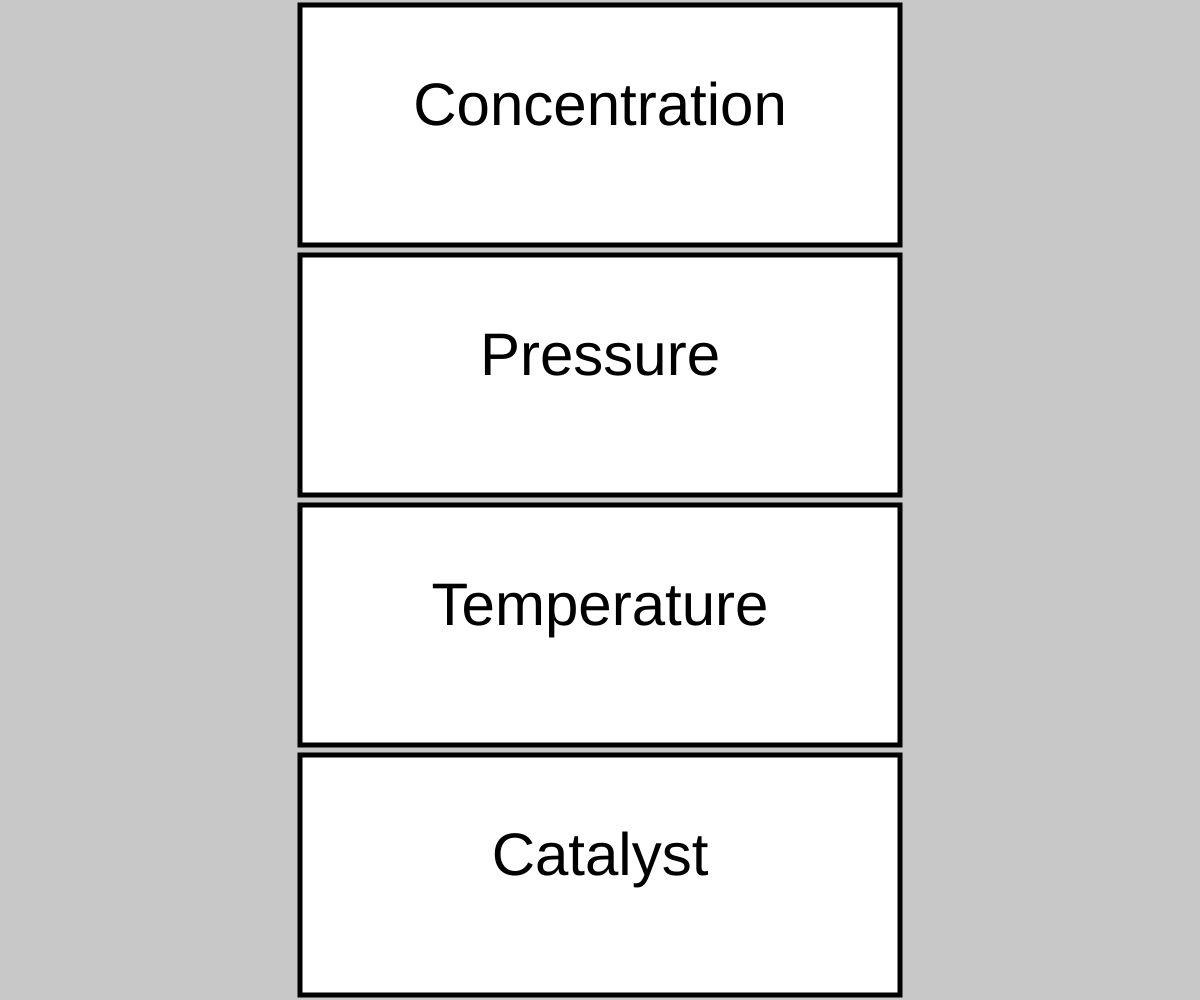
Frame 1 (no input)
Frame 60 (no input): identical to frame 1, image omitted
Frame 120 (the mouse pressed at the canvas centre since frame 60): identical to frame 1, image omitted

The p5.js sketch that drew this single still picture (run headless with seeded random() and noise() and a simulated clock; from frame 60 on, the mouse is pressed at the canvas centre):

// p5.js sketch
// ── sketch.js
// Le Chartier's Principle Teaching Tool (for Ms. Sun)
// Jienan Chen
// March 25, 2019
//
// Extra for Experts:
// The project is dependant on arrays


//state
let state;

//button related
let button;
let buttonX, buttonY;
let buttonWidth, buttonHeight;
let buttonTextSize;
let buttonText = ["Concentration", "Pressure", "Temperature", "Catalyst"];
let buttonAndTextPlacement = [1, 3, 5, 7];
let drawingStates = ["concentration", "pressure", "temperature", "catalyst"];

//Equations related
let colour;
let equationTextXPlacementConstant, equationTextHeightConstant, subscriptHeight;
let equationTextSize, subscriptTextSize;
let xCors = [2, 4, 6, 8, 10, 12, 14, 16];
let subXCorsGeneral = [4, 10];
let generalEquation = ["1", "H", "+", "1", "Cl", "<=>", "2", "HCl"];
let fillColoursOriginal = ["black", "dodgerBlue", "black", "black", "dodgerBlue", "black", "black", "dodgerBlue"];

//concentration related
let concentrationMoreReactantOne = ["black", "magenta", "black", "black", "blue", "black", "black", "magenta"];
let concentrationMoreReactantTwo = ["black", "blue", "black", "black", "magenta", "black", "black", "magenta"];
let concentrationMoreProduct = ["black", "red", "black", "black", "red", "black", "black", "magenta"];
let concentrationLessReactantOne = ["black", "purple", "black", "black", "red", "black", "black", "blue"];
let concentrationLessReactantTwo = ["black", "red", "black", "black", "purple", "black", "black", "blue"];
let concentrationLessProduct = ["black", "blue", "black", "black", "blue", "black", "black", "magenta"];
let concentrationInfo = ["On your keyboard, click 1 to increase the concentration of hydrogen;", "2 to increase that of Chlorine; and 3 to increase that of HCl.", "3 will lower the concentration of hydrogen; 2 will lower that of chlorine; and", "3, that of HCl."];
let concentrationXCors = [0, 20, 40, 60];

//pressure related
let pressureEquation = ["1", "N", "+", "3", "H", "<=>", "2", "NH"];
let pressureSubscripts = ["2", "2", "3"];
let subXCorsPressure = [4, 10, 16.3];
let increasePressure = ["black", "magenta", "black", "black", "magenta", "black", "black", "red"];
let decreasePressure = ["black", "purple", "black", "black", "purple", "black", "black", "blue"];
let pressureInfo = ["On your keyboard, click 1 to increase the pressure;", "click 2 to decrease the pressure."];
let pressureXCors = [40, 60];

//temperature related
let heatX = [6, 15,];
let heatLocal;
let moreHeat = ["black", "blue", "black", "black", "blue", "black", "black", "red"];
let lessHeat = ["black", "red", "black", "black", "red", "black", "black", "blue"];
let tempInfo = ["On your keyboard, click 1 to increase the temperature;", "click 2 to decrease the temperature."];
let tempXCors = [20, 40];

//instruction related
let instructionHeight;
let legend = ["(in terms of concentration:) red = increased; dark blue (more than present shade) = decreased", "magenta = increased and decreased; purple = decreased and increased"];
let restartAndBack = "Click BACKSPACE to restart. Use LEFT_ARROW to return to menu."
let legendXCors = [90, 110];

//set up necessary "components"
function setup() {
  //canvas dimensions
  createCanvas(windowWidth, windowHeight);
  
  //button placement
  rectMode(CENTER);

  //button variables assigned values;
  buttonX = width / 2;
  buttonY = height / 8;
  buttonWidth = width / 2;
  buttonHeight = height / 4 - 10;
  buttonTextSize = (height / 4 - 10) / 4;

  //colour defined
  colour = fillColoursOriginal;

  //equation variables assigned values
  equationTextSize = height / 16;
  equationTextXPlacementConstant = width / 19;
  equationTextHeightConstant = height / 2;
  
  //subscript variables assigned values
  subscriptTextSize = height * 0.03;
  subscriptHeight = height / 32 * 17;

  //heat variables assigned values
  heatHeight = height / 3;
  heatLocal = random(heatX);
  
  //instructions variable assigned value
  instructionHeight = height * 0.63;

  //state defined
  state = "buttons";
}

function draw() {
  //what displays on the screen

  if (state === "buttons") {
    background(200);
    drawButtons();
    colour = fillColoursOriginal;
  }

  else if (state === "concentration") {
    background(255);
    writeGeneralEquation();
    addSubscriptsGeneral();
    concentrationInstructionsAndExplenation();
    printRestartAndBack();
  }
  
  else if (state === "pressure") {
    background(255);
    writePressureEquation();
    addSubscriptsPressure();
    pressureInstructionsAndExplenation()
    printRestartAndBack();
  }

  else if (state === "temperature") {
    background(255);
    writeGeneralEquation();
    addSubscriptsGeneral();
    writeInHeat();
    tempInstructionsAndExplenation();
    printRestartAndBack();
  }
  
  else if (state === "catalyst"){
    background(255);
    writeGeneralEquation();
    addSubscriptsGeneral();
    catalystExplenationEtAl();
  }
}

function drawButtons() {
  //draws the 4 buttons

  textAlign(CENTER);
  textSize(buttonTextSize);
  for (let i = 0; i < buttonAndTextPlacement.length; i++) {
    fill("white");
    strokeWeight(5);
    rect(buttonX, buttonAndTextPlacement[i] * buttonY, buttonWidth, buttonHeight);
    fill("black");
    text(buttonText[i], buttonX, buttonAndTextPlacement[i] * buttonY);
  }
}

function writeGeneralEquation() {
  //writes the main equation

  textAlign(CENTER);
  textSize(equationTextSize);
  for (let i = 0; i < xCors.length; i++) {
    fill(colour[i]);
    text(generalEquation[i], equationTextXPlacementConstant * xCors[i], equationTextHeightConstant);
  }
}

function writePressureEquation() {
  //writes the unique pressure equation

  textAlign(CENTER);
  textSize(equationTextSize);
  for (let i = 0; i < xCors.length; i++) {
    fill(colour[i]);
    text(pressureEquation[i], equationTextXPlacementConstant * xCors[i], equationTextHeightConstant);
  }
}

function writeInHeat() {
  //places HEAT either on left or right side of equation

  textAlign(CENTER);
  textSize(equationTextSize * 0.5);
  fill("red");
  text("HEAT", equationTextXPlacementConstant * heatLocal, heatHeight);
}

function addSubscriptsGeneral(){
  //adds in subscripts

  textAlign(CENTER);
  fill("black");
  textSize(subscriptTextSize);
  for (let i = 0; i < subXCorsGeneral.length; i++) {
    text("2", equationTextXPlacementConstant * subXCorsGeneral[i] + 20, subscriptHeight);
  } 
}

function addSubscriptsPressure(){
  //adds in the subscripts related to the pressure equation

  textAlign(CENTER);
  fill("black");
  textSize(subscriptTextSize);
    for (let i = 0; i < subXCorsPressure.length; i++) {
    text(pressureSubscripts[i], equationTextXPlacementConstant * subXCorsPressure[i] + 20, subscriptHeight);
    }
}

function concentrationInstructionsAndExplenation(){
  //adds in the explenation for how to use the keyboard when state = concentration

  fill("black");
  textAlign(LEFT);
  textSize(height* 0.03);
  for (let i = 0; i < concentrationInfo.length; i++){
    text(concentrationInfo[i], 30, instructionHeight + concentrationXCors[i]);
  }
  for (let i = 0; i < legend.length; i++){
    text(legend[i], 30, instructionHeight + legendXCors[i]);
  }
}

function pressureInstructionsAndExplenation(){
  //adds in the explenation for how to use the keyboard when state = pressure

  fill("black");
  textAlign(LEFT);
  textSize(height* 0.03);
  for (let i = 0; i < pressureInfo.length; i++){
    text(pressureInfo[i], 30, instructionHeight + pressureXCors[i]);
    text(legend[i], 30, instructionHeight + legendXCors[i]);
  } 
}

function tempInstructionsAndExplenation(){
  //adds in the explenation for how to use the keyboard when state = temperature

  fill("black");
  textAlign(LEFT);
  textSize(height* 0.03);
  for (let i = 0; i < tempInfo.length; i++){
    text(tempInfo[i], 30, instructionHeight + tempXCors[i]);
    text(legend[i], 30, instructionHeight + legendXCors[i]);
  }
  //places the HEAT in a (potential) new spot
 text("Click 0 to (potentially) change the position of HEAT (endo/exo).", 25, instructionHeight + 65 ); 
}

function catalystExplenationEtAl(){
  //adds in the explenation for why nothing happends when state = catalyst

  fill("orange");
  textAlign(CENTER);
  textSize(height* 0.04);
  text("Ms.Sun: A catalyst increases the rateof reaction, both forward and reverse.", width/2 , instructionHeight + 20);
  fill("black");
  textAlign(LEFT);
  textSize(height* 0.03);
  text("Use LEFT_ARROW to return to menu.", 0, instructionHeight + 155);
}

function printRestartAndBack(){
  //how to set the equation to its "prime state" and how to return to the menu

  fill("black");
  textAlign(LEFT);
  textSize(height* 0.03);
  text("Use LEFT_ARROW to return to menu.", 0, instructionHeight + 155);
}


function mousePressed() {
  //making the button clicking work

  for (let i = 0; i < buttonAndTextPlacement.length; i++) {
    if (state === "buttons" & mouseX > buttonX - buttonWidth / 2 & mouseX < buttonX + buttonWidth / 2 & mouseY > buttonAndTextPlacement[i] * buttonY - buttonHeight / 2 & mouseY < buttonAndTextPlacement[i] * buttonY + buttonHeight / 2)
      state = drawingStates[i];
  }
}

function keyPressed() {

  //concentration
  if (state === "concentration" & keyCode === 49) {
    colour = concentrationMoreReactantOne;
  } else if (state === "concentration" & keyCode === 50) {
    colour = concentrationMoreReactantTwo;
  } else if (state === "concentration" & keyCode === 51) {
    colour = concentrationMoreProduct;
  } else if (state === "concentration" & keyCode === 52) {
    colour = concentrationLessReactantOne;
  } else if (state === "concentration" & keyCode === 53) {
    colour = concentrationLessReactantTwo;
  } else if (state === "concentration" & keyCode === 54) {
    colour = concentrationLessProduct;
  }

  //pressure
  if (state === "pressure" & keyCode === 49) {
    colour = increasePressure;
  } else if (state === "pressure" & keyCode === 50) {
    colour = decreasePressure;
  }

  //temperature
  if (state === "temperature" & keyCode === 48) {
    console.log("enter")
    colour = fillColoursOriginal;
    heatLocal = random(heatX);
  } else if (heatLocal === heatX[0]) {
    if (state === "temperature" & keyCode === 49) {
      colour = moreHeat;
    } else if (state === "temperature" & keyCode === 50) {
      colour = lessHeat;
    }
  } else if (heatLocal === heatX[1]) {
    if (state === "temperature" & keyCode === 49) {
      colour = lessHeat;
    } else if (state === "temperature" & keyCode === 50) {
      colour = moreHeat;
    }
  }
  
  //no need to mind catalyst

  //reset
  if ((state === "concentration" || state === "pressure" || state === "temperature") & keyCode === BACKSPACE) {
    colour = fillColoursOriginal;
  }

  //go back to menu
  if (keyCode === LEFT_ARROW) {
    state = "buttons";
    drawButtons();
  }
}
